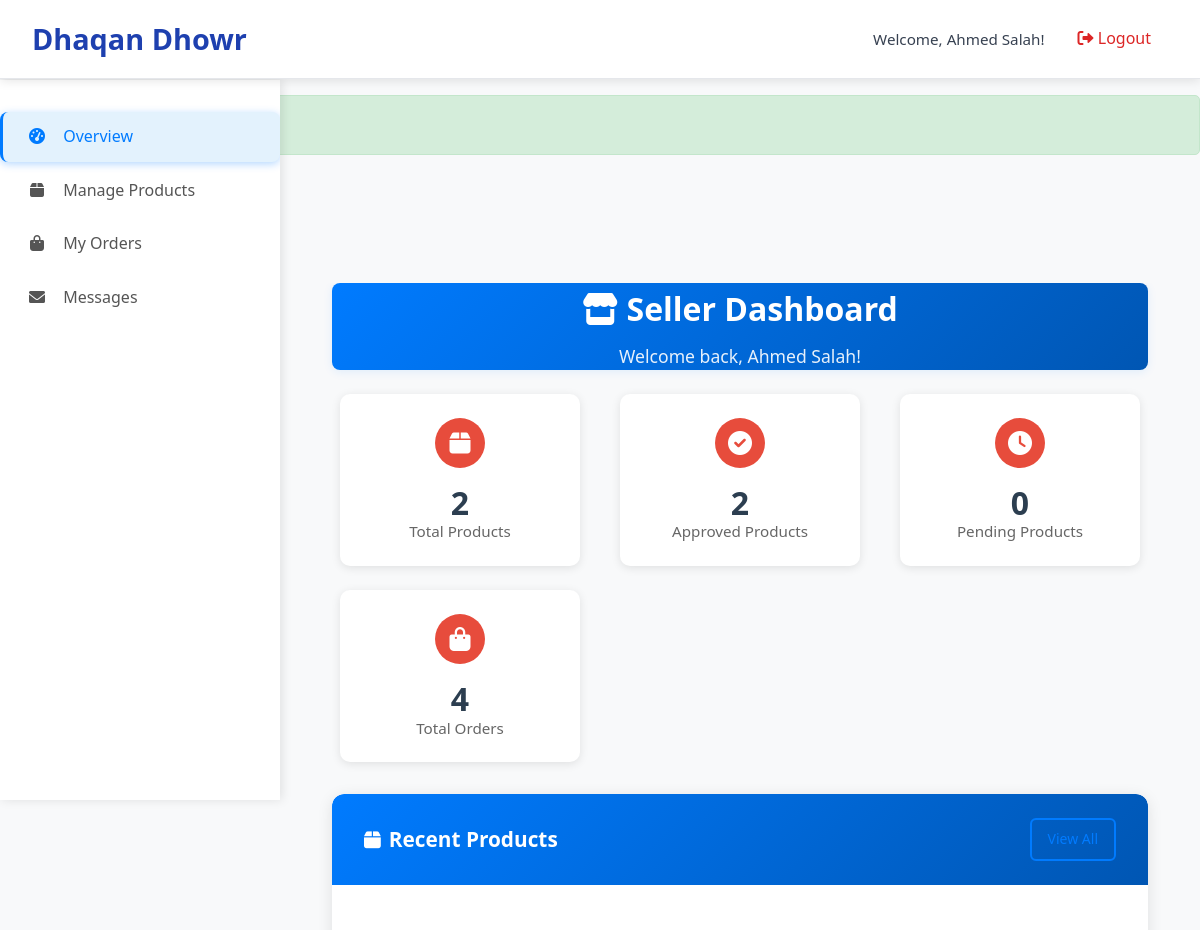
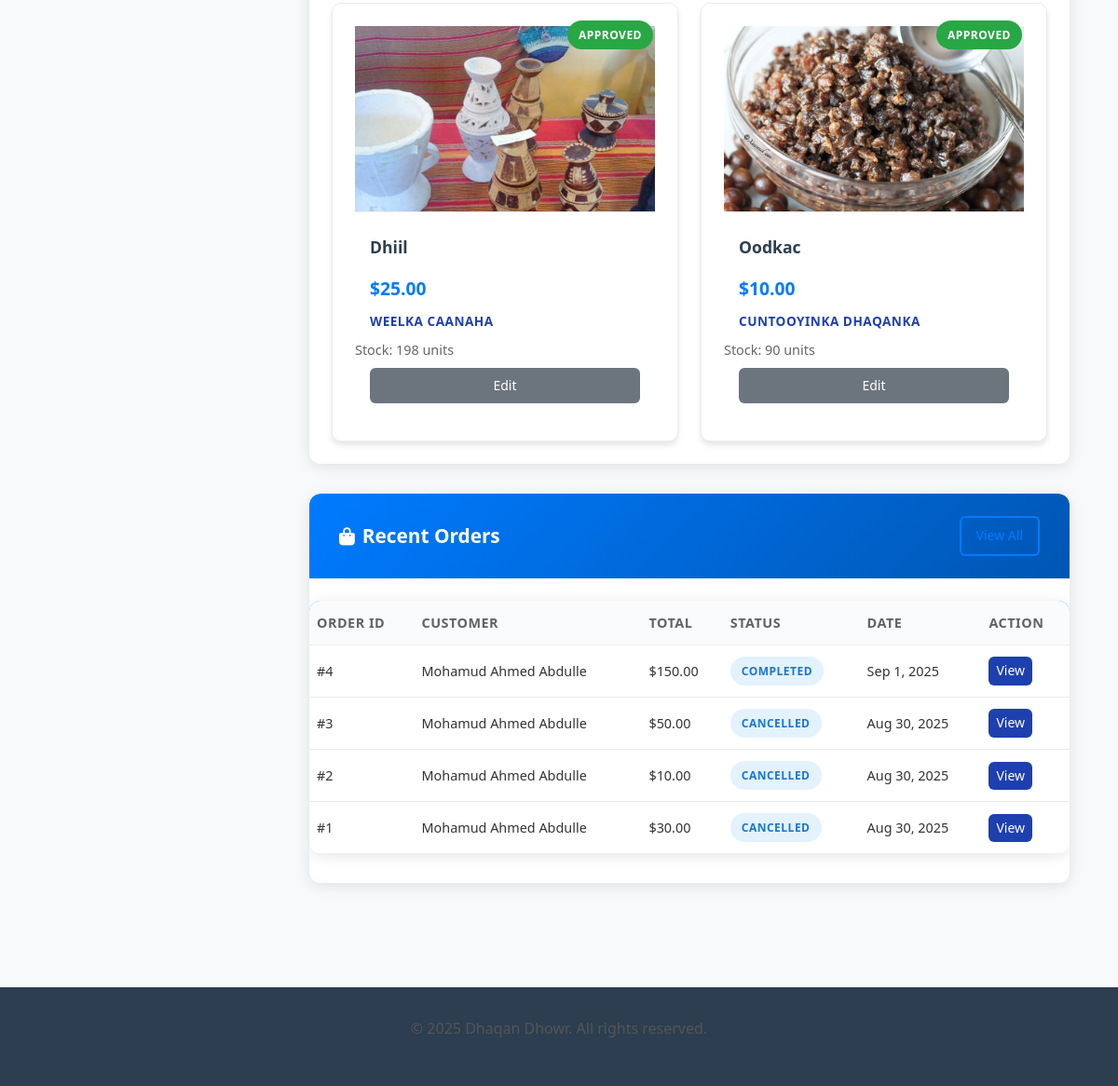
Page /seller/dashboard.php?success=login (signed in) on the committed database (2 pictures, top to bottom).
### tables this page shows
CREATE TABLE `products` (
  `id` int(11) NOT NULL,
  `seller_id` int(11) NOT NULL,
  `category_id` int(11) NOT NULL,
  `title` varchar(200) NOT NULL,
  `description` text DEFAULT NULL,
  `price` decimal(10,2) NOT NULL,
  `stock` int(11) DEFAULT 0,
  `main_image` varchar(255) DEFAULT NULL,
  `status` enum('pending','approved','rejected') DEFAULT 'pending',
  `cultural_notes` text DEFAULT NULL,
  `created_at` timestamp NOT NULL DEFAULT current_timestamp(),
  `updated_at` timestamp NOT NULL DEFAULT current_timestamp() ON UPDATE current_timestamp()
);

CREATE TABLE `categories` (
  `id` int(11) NOT NULL,
  `name` varchar(100) NOT NULL,
  `description` text DEFAULT NULL,
  `parent_id` int(11) DEFAULT NULL,
  `created_at` timestamp NOT NULL DEFAULT current_timestamp()
);

CREATE TABLE `orders` (
  `id` int(11) NOT NULL,
  `user_id` int(11) NOT NULL,
  `total_amount` decimal(10,2) NOT NULL,
  `status` enum('pending','processing','shipped','delivered','completed','cancelled') DEFAULT 'pending',
  `payment_method` enum('bank_transfer','cash_on_delivery','mobile_money') NOT NULL,
  `shipping_address` text NOT NULL,
  `notes` text DEFAULT NULL,
  `created_at` timestamp NOT NULL DEFAULT current_timestamp(),
  `updated_at` timestamp NOT NULL DEFAULT current_timestamp() ON UPDATE current_timestamp()
);

CREATE TABLE `users` (
  `id` int(11) NOT NULL,
  `name` varchar(100) NOT NULL,
  `email` varchar(100) NOT NULL,
  `phone` varchar(20) DEFAULT NULL,
  `password_hash` varchar(255) NOT NULL,
  `role` enum('buyer','seller','admin') DEFAULT 'buyer',
  `verified` tinyint(1) DEFAULT 0,
  `created_at` timestamp NOT NULL DEFAULT current_timestamp(),
  `updated_at` timestamp NOT NULL DEFAULT current_timestamp() ON UPDATE current_timestamp()
);

### includes/auth_check.php (called while the page is built, shortened)
<?php
function getCurrentUserId() {
    return $_SESSION['user_id'] ?? null;
}
function getCurrentUserName() {
    return $_SESSION['name'] ?? null;
}
?>

### seller/dashboard.php (the view, shortened to what this page needs)
<?php
require_once __DIR__ . '/../includes/init.php';
$user_id = getCurrentUserId();
$stmt = $conn->prepare("SELECT * FROM sellers WHERE user_id = ?");
$stmt->bind_param("i", $user_id);
$stmt->execute();
$result = $stmt->get_result();
$seller = $result->fetch_assoc();
$seller_id = $seller['id'];
$stmt = $conn->prepare("SELECT COUNT(*) as total FROM products WHERE seller_id = ?");
$stmt->bind_param("i", $seller_id);
$stmt->execute();
$total_products = $stmt->get_result()->fetch_assoc()['total'];
$stmt = $conn->prepare("SELECT COUNT(*) as total FROM products WHERE seller_id = ? AND status = 'approved'");
$stmt->bind_param("i", $seller_id);
$stmt->execute();
$approved_products = $stmt->get_result()->fetch_assoc()['total'];
$stmt = $conn->prepare("SELECT COUNT(*) as total FROM products WHERE seller_id = ? AND status = 'pending'");
$stmt->bind_param("i", $seller_id);
$stmt->execute();
$pending_products = $stmt->get_result()->fetch_assoc()['total'];
$stmt = $conn->prepare("
    SELECT COUNT(DISTINCT o.id) as total
    FROM orders o
    JOIN order_items oi ON o.id = oi.order_id
    JOIN products p ON oi.product_id = p.id
    WHERE p.seller_id = ?
");
$stmt->bind_param("i", $seller_id);
$stmt->execute();
$total_orders = $stmt->get_result()->fetch_assoc()['total'];
$filtered_products = [];
$query = "SELECT p.*, c.name as category_name
          FROM products p
          JOIN categories c ON p.category_id = c.id
          WHERE p.seller_id = " . intval($seller_id) . "
          ORDER BY p.created_at DESC
          LIMIT 5";
$result = $conn->query($query);
if ($result && $result->num_rows > 0) {
    while ($row = $result->fetch_assoc()) {
        if ($row['seller_id'] == $seller_id) {
            $filtered_products[] = $row;
        }
    }
}
$stmt = $conn->prepare("
    SELECT o.*, u.name as buyer_name, COUNT(oi.id) as item_count
    FROM orders o
    JOIN order_items oi ON o.id = oi.order_id
    JOIN products p ON oi.product_id = p.id
    JOIN users u ON o.user_id = u.id
    WHERE p.seller_id = ?
    GROUP BY o.id
    ORDER BY o.created_at DESC
    LIMIT 5
");
$stmt->bind_param("i", $seller_id);
$stmt->execute();
$recent_orders = $stmt->get_result();
include '../includes/header.php';
?>
<?php include '../includes/seller_sidebar.php'; ?>
<div class="seller-layout">
    <main class="seller-main">
        <div class="container">
        <div class="admin-header">
            <h1><i class="fas fa-store"></i> Seller Dashboard</h1>
            <p>Welcome back, <?= htmlspecialchars(getCurrentUserName()); ?>!</p>
        </div>
        <div class="stats-grid">
            <div class="stat-card">
                <div class="stat-icon">
                    <i class="fas fa-box"></i>
                </div>
                <div class="stat-content">
                    <h3><?= $total_products; ?></h3>
                    <p>Total Products</p>
                </div>
            </div>
            <div class="stat-card">
                <div class="stat-icon">
                    <i class="fas fa-check-circle"></i>
                </div>
                <div class="stat-content">
                    <h3><?= $approved_products; ?></h3>
                    <p>Approved Products</p>
                </div>
            </div>
            <div class="stat-card">
                <div class="stat-icon">
                    <i class="fas fa-clock"></i>
                </div>
                <div class="stat-content">
                    <h3><?= $pending_products; ?></h3>
                    <p>Pending Products</p>
                </div>
            </div>
            <div class="stat-card">
                <div class="stat-icon">
                    <i class="fas fa-shopping-bag"></i>
                </div>
                <div class="stat-content">
                    <h3><?= $total_orders; ?></h3>
                    <p>Total Orders</p>
                </div>
            </div>
        </div>
        <div class="admin-section">
            <div class="section-header">
                <h2><i class="fas fa-box"></i> Recent Products</h2>
                <a href="products.php" class="btn btn-outline">View All</a>
            </div>
            <?php if (!empty($filtered_products)): ?>
                <div class="product-grid">
                    <?php foreach ($filtered_products as $product): ?>
                        <div class="product-card">
                            <img src="../uploads/products/<?= htmlspecialchars($product['main_image']); ?>" alt="<?= htmlspecialchars($product['title']); ?>">
                            <h3><?= htmlspecialchars($product['title']); ?></h3>
                            <p class="price">$<?= number_format($product['price'], 2); ?></p>
                            <p class="category"><?= htmlspecialchars($product['category_name']); ?></p>
                            <p class="stock <?= ($product['stock'] ?? 0) <= 5 ? 'low-stock' : ''; ?>">Stock: <?= $product['stock'] ?? 0; ?> units</p>
                            <div class="product-status">
                                <span class="badge badge-<?= $product['status'] === 'approved' ? 'success' : ($product['status'] === 'pending' ? 'warning' : 'danger'); ?>">
                                    <?= ucfirst($product['status']); ?>
                                </span>
                            </div>
                            <a href="edit_product.php?id=<?= $product['id']; ?>" class="btn btn-secondary">Edit</a>
                        </div>
                    <?php endforeach; ?>
                </div>
            <?php else: ?>
                <p class="text-center">No products yet. <?php if ($seller['approved']): ?><a href="add_product.php">Add your first product</a><?php endif; ?></p>
            <?php endif; ?>
        </div>
        <div class="admin-section">
            <div class="section-header">
                <h2><i class="fas fa-shopping-bag"></i> Recent Orders</h2>
                <a href="orders.php" class="btn btn-outline">View All</a>
            </div>
            <?php if ($recent_orders->num_rows > 0): ?>
                <div class="admin-content">
                    <div class="table-container">
                        <table class="admin-table">
                        <thead>
                            <tr>
                                <th>Order ID</th>
                                <th>Customer</th>
                                <th>Total</th>
                                <th>Status</th>
                                <th>Date</th>
                                <th>Action</th>
                            </tr>
                        </thead>
                        <tbody>
                            <?php while ($order = $recent_orders->fetch_assoc()): ?>
                                <tr>
                                    <td>#<?= $order['id']; ?></td>
                                    <td><?= htmlspecialchars($order['buyer_name']); ?></td>
                                    <td>$<?= number_format($order['total_amount'] ?? 0, 2); ?></td>
                                    <td>
                                        <span class="badge badge-<?= $order['status'] === 'delivered' ? 'success' : ($order['status'] === 'pending' ? 'warning' : 'info'); ?>">
                                            <?= ucfirst($order['status']); ?>
                                        </span>
                                    </td>
                                    <td><?= date('M j, Y', strtotime($order['created_at'])); ?></td>
                                    <td>
                                        <a href="order_details.php?id=<?= $order['id']; ?>" class="btn btn-sm btn-primary">View</a>
                                    </td>
                                </tr>
                            <?php endwhile; ?>
                        </tbody>
                        </table>
                    </div>
                </div>
            <?php else: ?>
                <p class="text-center">No orders yet.</p>
            <?php endif; ?>
        </div>
        </div>
    </main>
</div>
<?php include '../includes/admin_footer.php'; ?>

### seller/dashboard.php (style rules this page uses)
.stats-grid { display: grid; grid-template-columns: repeat(auto-fit, minmax(200px, 1fr)); gap: 1.5rem; margin-bottom: 2rem; }
.stat-card { background: white; padding: 1.5rem; border-radius: 10px; box-shadow: 0 2px 10px rgba(0,0,0,0.1); display: flex; align-items: center; gap: 1rem; }
.stat-icon { width: 50px; height: 50px; background: #e74c3c; color: white; border-radius: 50%; display: flex; align-items: center; justify-content: center; font-size: 1.5rem; }
.stat-content h3 { margin: 0; font-size: 2rem; color: #2c3e50; }
.stat-content p { margin: 0; color: #666; }
.section-header { display: flex; justify-content: space-between; align-items: center; margin-bottom: 1.5rem; }
.btn-sm { padding: 0.25rem 0.5rem; font-size: 0.875rem; }
.product-status { margin: 0.5rem 1rem; }
.stock { color: #666; font-size: 0.9rem; margin: 0.5rem 0; }

### rows in the picture
products: main_image (picture), title "Dhiil", price "25.00", category.name "WEELKA CAANAHA", stock "198", status "APPROVED"
products: main_image (picture), title "Oodkac", price "10.00", category.name "CUNTOOYINKA DHAQANKA", stock "90", status "APPROVED"
orders: id "4", user.name "Mohamud Ahmed Abdulle", total_amount "150.00", status "COMPLETED", created_at "Sep 1, 2025"
orders: id "3", user.name "Mohamud Ahmed Abdulle", total_amount "50.00", status "CANCELLED", created_at "Aug 30, 2025"
orders: id "2", user.name "Mohamud Ahmed Abdulle", total_amount "10.00", status "CANCELLED", created_at "Aug 30, 2025"
orders: id "1", user.name "Mohamud Ahmed Abdulle", total_amount "30.00", status "CANCELLED", created_at "Aug 30, 2025"

### other values in the picture
SITE_NAME "Dhaqan Dhowr"
getCurrentUserName() "Ahmed Salah"
$total_products "2"
$approved_products "2"
$pending_products "0"
$total_orders "4"
